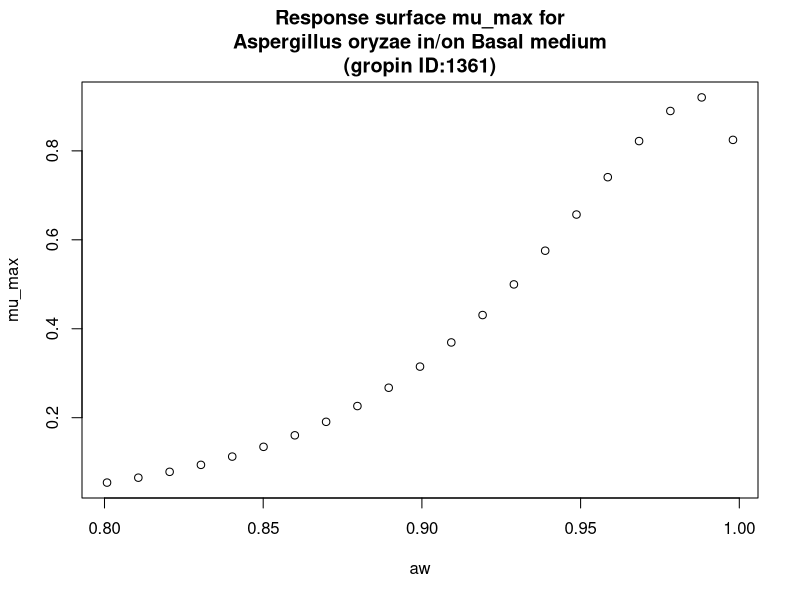

Reproduce this figure in R.
#############################
# start of Parameter script
#############################
aw <- seq(0.8008,0.998001998001998,length.out=21)
#############################
# end of Parameter script
#############################
############################# 
# start of Model script Gropin ID 1361 
#############################
 
# constant coefficients for this model
 
variables <- data.frame(aw)
argumentsPar <- expand.grid(variables)
 
# heart of the model
response_surface <- function(aw) {
   mumax <-exp(-0.3915+5.571*sqrt(1-aw)-25.16*(sqrt(1-aw))^2)

return(mumax=mumax)
} 

# output parameters
mumax <- cbind(argumentsPar,response_surface(argumentsPar['aw']))
colnames(mumax) <- c(colnames(argumentsPar),'mumax')
#############################
# End of Model script
#############################
############################# 
# start of Visualisation script Gropin ID 1361 
#############################
plot(aw,mumax$mumax,
                          xlab='aw',
                          ylab='mu_max',main='Response surface mu_max for
Aspergillus oryzae in/on Basal medium
(gropin ID:1361)')
#############################
# End of Visualisation script
#############################
